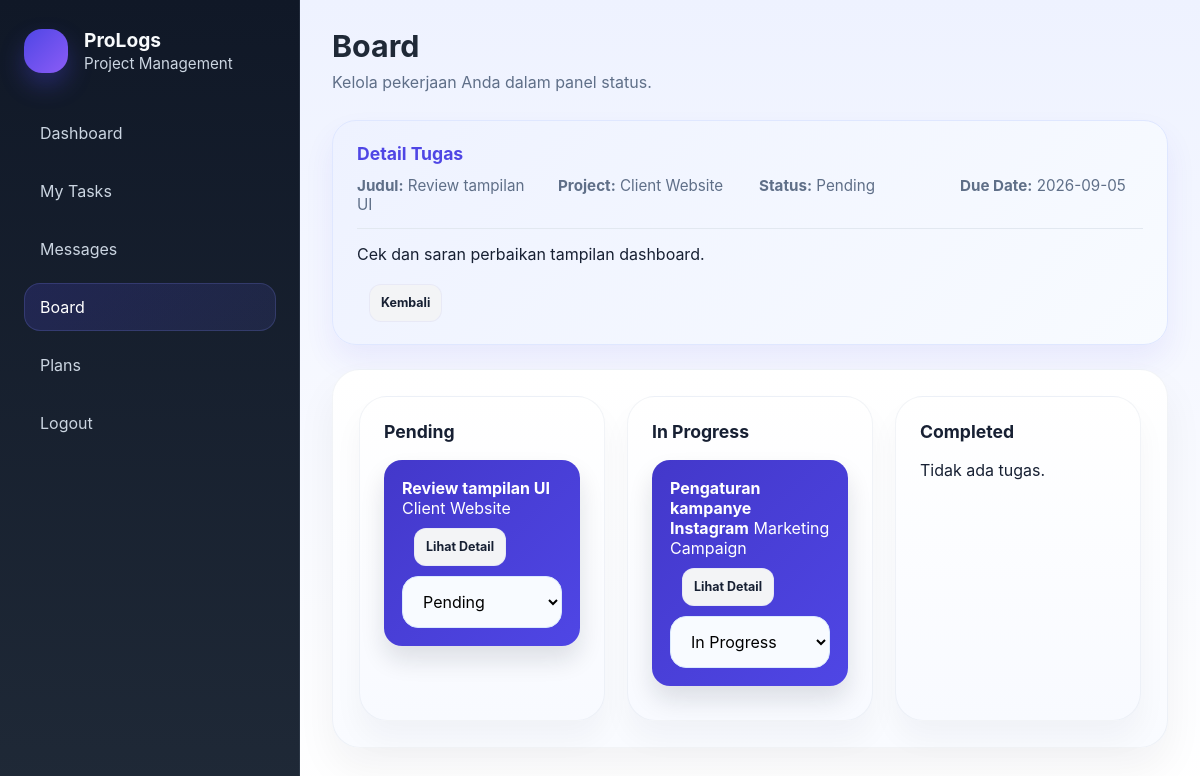
The page /board.php?detail=1 (signed in) on the database its author committed.
### tables this page shows
CREATE TABLE IF NOT EXISTS tasks (
    id INT AUTO_INCREMENT PRIMARY KEY,
    project_id INT NOT NULL,
    title VARCHAR(150) NOT NULL,
    description TEXT,
    assigned_user_id INT NOT NULL,
    status VARCHAR(50) NOT NULL DEFAULT 'Pending',
    due_date DATE NULL,
    created_at TIMESTAMP DEFAULT CURRENT_TIMESTAMP,
    FOREIGN KEY (project_id) REFERENCES projects(id) ON DELETE CASCADE,
    FOREIGN KEY (assigned_user_id) REFERENCES users(id) ON DELETE CASCADE
);

CREATE TABLE IF NOT EXISTS projects (
    id INT AUTO_INCREMENT PRIMARY KEY,
    name VARCHAR(150) NOT NULL,
    description TEXT,
    project_file VARCHAR(255) NULL,
    status VARCHAR(50) NOT NULL DEFAULT 'Active',
    created_at TIMESTAMP DEFAULT CURRENT_TIMESTAMP
);

### db.php (called while the page is built, shortened)
<?php
$config = require __DIR__ . '/config.php';
function db()
{
    static $pdo = null;
    if ($pdo === null) {
        global $config;
        if (!empty($config['db_socket'])) {
            $dsn = sprintf(
                'mysql:dbname=%s;charset=%s;unix_socket=%s',
                $config['db_name'],
                $config['db_charset'],
                $config['db_socket']
            );
        }
        $pdo = new PDO($dsn, $config['db_user'], $config['db_pass'], [
            PDO::ATTR_ERRMODE => PDO::ERRMODE_EXCEPTION,
            PDO::ATTR_DEFAULT_FETCH_MODE => PDO::FETCH_ASSOC,
        ]);
        seedSampleData($pdo);
    }
    return $pdo;
}
function seedSampleData(PDO $pdo)
{
    try {
        $pdo->exec("CREATE TABLE IF NOT EXISTS clients (
            id INT AUTO_INCREMENT PRIMARY KEY,
            name VARCHAR(150) NOT NULL,
            email VARCHAR(150) NOT NULL,
            client_file VARCHAR(255) NULL,
            created_at TIMESTAMP DEFAULT CURRENT_TIMESTAMP
        ) ENGINE=InnoDB DEFAULT CHARSET=utf8mb4");
        $pdo->exec("ALTER TABLE clients ADD COLUMN IF NOT EXISTS client_file VARCHAR(255) NULL AFTER email");
        $pdo->exec("CREATE TABLE IF NOT EXISTS notifications (
            id INT AUTO_INCREMENT PRIMARY KEY,
            user_id INT NULL,
            title VARCHAR(150) NOT NULL,
            message TEXT NOT NULL,
            is_read TINYINT(1) NOT NULL DEFAULT 0,
            created_at TIMESTAMP DEFAULT CURRENT_TIMESTAMP,
            FOREIGN KEY (user_id) REFERENCES users(id) ON DELETE CASCADE
        ) ENGINE=InnoDB DEFAULT CHARSET=utf8mb4");
        $pdo->exec("CREATE TABLE IF NOT EXISTS messages (
            id INT AUTO_INCREMENT PRIMARY KEY,
            sender_user_id INT NOT NULL,
            receiver_user_id INT NULL,
            subject VARCHAR(150) NOT NULL,
            message TEXT NOT NULL,
            created_at TIMESTAMP DEFAULT CURRENT_TIMESTAMP,
            FOREIGN KEY (sender_user_id) REFERENCES users(id) ON DELETE CASCADE,
            FOREIGN KEY (receiver_user_id) REFERENCES users(id) ON DELETE SET NULL
        ) ENGINE=InnoDB DEFAULT CHARSET=utf8mb4");
        $pdo->exec("CREATE TABLE IF NOT EXISTS plans (
            id INT AUTO_INCREMENT PRIMARY KEY,
            user_id INT NOT NULL,
            title VARCHAR(150) NOT NULL,
            notes TEXT,
            due_date DATE NULL,
            status VARCHAR(50) NOT NULL DEFAULT 'Planned',
            created_at TIMESTAMP DEFAULT CURRENT_TIMESTAMP,
            FOREIGN KEY (user_id) REFERENCES users(id) ON DELETE CASCADE
        ) ENGINE=InnoDB DEFAULT CHARSET=utf8mb4");
        $pdo->exec("CREATE TABLE IF NOT EXISTS projects (
            id INT AUTO_INCREMENT PRIMARY KEY,
            name VARCHAR(150) NOT NULL,
            description TEXT,
            project_file VARCHAR(255) NULL,
            status VARCHAR(50) NOT NULL DEFAULT 'Active',
            created_at TIMESTAMP DEFAULT CURRENT_TIMESTAMP
        ) ENGINE=InnoDB DEFAULT CHARSET=utf8mb4");
        $pdo->exec("ALTER TABLE projects ADD COLUMN IF NOT EXISTS project_file VARCHAR(255) NULL AFTER description");
        $pdo->exec("CREATE TABLE IF NOT EXISTS activity_logs (
            id INT AUTO_INCREMENT PRIMARY KEY,
            user_id INT NULL,
            module VARCHAR(100) NOT NULL,
            action VARCHAR(100) NOT NULL,
            details TEXT NULL,
            created_at TIMESTAMP DEFAULT CURRENT_TIMESTAMP,
            FOREIGN KEY (user_id) REFERENCES users(id) ON DELETE SET NULL
        ) ENGINE=InnoDB DEFAULT CHARSET=utf8mb4");
        $pdo->exec("ALTER TABLE tasks ADD COLUMN IF NOT EXISTS task_file VARCHAR(255) NULL AFTER description");
    } catch (PDOException $e) {
        return;
    }
    try {
        $userCount = $pdo->query('SELECT COUNT(*) AS total FROM users')->fetch(PDO::FETCH_ASSOC);
    } catch (PDOException $e) {
        return;
    }
    try {
        $clientCount = $pdo->query('SELECT COUNT(*) AS total FROM clients')->fetch(PDO::FETCH_ASSOC);
    } catch (PDOException $e) {
        return;
    }
    try {
        $projectCount = $pdo->query('SELECT COUNT(*) AS total FROM projects')->fetch(PDO::FETCH_ASSOC);
    } catch (PDOException $e) {
        return;
    }
    try {
        $notificationCount = $pdo->query('SELECT COUNT(*) AS total FROM notifications')->fetch(PDO::FETCH_ASSOC);
    } catch (PDOException $e) {
        return;
    }
    try {
        $messageCount = $pdo->query('SELECT COUNT(*) AS total FROM messages')->fetch(PDO::FETCH_ASSOC);
    } catch (PDOException $e) {
        return;
    }
    try {
        $planCount = $pdo->query('SELECT COUNT(*) AS total FROM plans')->fetch(PDO::FETCH_ASSOC);
    } catch (PDOException $e) {
        return;
    }
    try {
        $activityCount = $pdo->query('SELECT COUNT(*) AS total FROM activity_logs')->fetch(PDO::FETCH_ASSOC);
    } catch (PDOException $e) {
        return;
    }
    if (!$activityCount || intval($activityCount['total']) === 0) {
        $adminUser = $pdo->query("SELECT id FROM users WHERE role = 'admin' LIMIT 1")->fetch(PDO::FETCH_ASSOC);
        if ($adminUser) {
            $pdo->exec("INSERT INTO activity_logs (user_id, module, action, details, created_at) VALUES
                (" . intval($adminUser['id']) . ", 'dashboard', 'login', 'Admin login berhasil.', NOW()),
                (" . intval($adminUser['id']) . ", 'projects', 'create', 'Project Client Website dibuat.', NOW()),
                (" . intval($adminUser['id']) . ", 'tasks', 'create', 'Tugas review UI dibuat untuk user.', NOW())");
        }
    }
    try {
        $taskCount = $pdo->query('SELECT COUNT(*) AS total FROM tasks')->fetch(PDO::FETCH_ASSOC);
    } catch (PDOException $e) {
        return;
    }
}
function fetchAll($sql, $params = [])
{
    $stmt = db()->prepare($sql);
    $stmt->execute($params);
    return $stmt->fetchAll();
}
function fetchOne($sql, $params = [])
{
    $stmt = db()->prepare($sql);
    $stmt->execute($params);
    return $stmt->fetch();
}

### board.php (the view, shortened to what this page needs)
<?php
require_once __DIR__ . '/db.php';
$user = $_SESSION['user'];
$detailTaskId = isset($_GET['detail']) ? (int)$_GET['detail'] : 0;
$detailTask = null;
if ($detailTaskId) {
    $detailTask = fetchOne(
        'SELECT t.*, p.name AS project_name, u.name AS assignee_name FROM tasks t JOIN projects p ON p.id = t.project_id JOIN users u ON u.id = t.assigned_user_id WHERE t.id = :id AND t.assigned_user_id = :uid',
        [':id' => $detailTaskId, ':uid' => $user['id']]
    );
}
$statuses = ['Pending', 'In Progress', 'Completed'];
$tasks = fetchAll('SELECT t.*, p.name AS project_name FROM tasks t JOIN projects p ON p.id = t.project_id WHERE t.assigned_user_id = :uid ORDER BY FIELD(t.status, "Pending","In Progress","Completed")', [':uid' => $user['id']]);
?>
<!DOCTYPE html>
<html lang="id">
<head>
    <link rel="stylesheet" href="assets/css/style.css">
</head>
<body>
    <div class="app-shell">
        <aside class="sidebar">
            <div class="logo">
                <div class="logo-mark"></div>
                <div>
                    <strong>ProLogs</strong>
                    <p>Project Management</p>
                </div>
            </div>
            <nav class="menu">
                <a class="menu-item" href="dashboard.php">Dashboard</a>
                <a class="menu-item" href="tasks.php">My Tasks</a>
                <a class="menu-item" href="messages.php">Messages</a>
                <a class="menu-item active" href="board.php">Board</a>
                <a class="menu-item" href="plans.php">Plans</a>
                <a class="menu-item" href="logout.php">Logout</a>
            </nav>
        </aside>
        <main class="main-content">
            <header class="topbar">
                <div class="page-title">
                    <h2>Board</h2>
                    <p>Kelola pekerjaan Anda dalam panel status.</p>
                </div>
            </header>
            <?php if ($detailTask): ?>
                <section class="detail-panel">
                    <h4>Detail Tugas</h4>
                    <div class="detail-meta">
                        <div><strong>Judul:</strong> <?php echo htmlspecialchars($detailTask['title']); ?></div>
                        <div><strong>Project:</strong> <?php echo htmlspecialchars($detailTask['project_name']); ?></div>
                        <div><strong>Status:</strong> <?php echo htmlspecialchars($detailTask['status']); ?></div>
                        <div><strong>Due Date:</strong> <?php echo htmlspecialchars($detailTask['due_date'] ?: '-'); ?></div>
                    </div>
                    <div class="detail-body"><?php echo nl2br(htmlspecialchars($detailTask['description'] ?: 'Tidak ada deskripsi tambahan.')); ?></div>
                    <div style="margin-top: 16px;">
                        <a class="button-link secondary" href="board.php">Kembali</a>
                    </div>
                </section>
            <?php endif; ?>
            <section class="panel">
                <div class="secondary-grid">
                    <?php foreach ($statuses as $status): ?>
                        <div class="small-card">
                            <h4><?php echo htmlspecialchars($status); ?></h4>
                            <?php $items = array_values(array_filter($tasks, fn($task) => $task['status'] === $status)); ?>
                            <?php if (empty($items)): ?>
                                <p>Tidak ada tugas.</p>
                            <?php else: ?>
                                <?php foreach ($items as $task): ?>
                                    <div class="task-item blue" style="margin-bottom:10px; display:block;">
                                        <strong><?php echo htmlspecialchars($task['title']); ?></strong>
                                        <span><?php echo htmlspecialchars($task['project_name']); ?></span>
                                        <div style="margin-top:10px;">
                                            <a class="button-link secondary" href="board.php?detail=<?php echo (int)$task['id']; ?>">Lihat Detail</a>
                                        </div>
                                        <form method="post" style="margin-top:10px;">
                                            <select name="status" onchange="this.form.submit()">
                                                <?php foreach ($statuses as $statusOption): ?>
                                                    <option value="<?php echo htmlspecialchars($statusOption); ?>" <?php echo $task['status'] === $statusOption ? 'selected' : ''; ?>><?php echo htmlspecialchars($statusOption); ?></option>
                                                <?php endforeach; ?>
                                            </select>
                                        </form>
                                    </div>
                                <?php endforeach; ?>
                            <?php endif; ?>
                        </div>
                    <?php endforeach; ?>
                </div>
            </section>
        </main>
    </div>
</body>
</html>

### assets/css/style.css (style rules this page uses)
:root { --bg: #edf2ff; --bg-deep: #dfe8ff; --surface: #ffffff; --surface-2: #f7f9ff; --surface-soft: #f4f7ff; --text: #172033; --muted: #5f6f88; --primary: #4f46e5; --primary-strong: #312e81; --primary-soft: #eef2ff; --success: #16a34a; --warning: #f59e0b; --error: #ef4444; --dark: #101827; --dark-soft: #1f2937; --shadow: 0 22px 48px rgba(15, 23, 42, 0.08); --shadow-strong: 0 18px 40px rgba(79, 70, 229, 0.14); }
* { box-sizing: border-box; }
body { margin: 0; font-family: Inter, system-ui, -apple-system, BlinkMacSystemFont, 'Segoe UI', sans-serif; background: linear-gradient(180deg, #eef2ff 0%, #ffffff 100%); color: var(--text); }
button, input, select, textarea { font: inherit; }
input[type="text"], input[type="email"], input[type="password"], input[type="search"], input[type="date"], select, textarea { width: 100%; padding: 14px 16px; border-radius: 16px; border: 1px solid #dbeafe; background: #f8fbff; outline: none; transition: border-color 0.2s ease; }
.button-link { display: inline-flex; align-items: center; justify-content: center; gap: 6px; min-height: 38px; padding: 9px 12px; border-radius: 12px; background: #eef2ff; color: var(--primary); font-weight: 700; font-size: 0.78rem; line-height: 1; transition: all 0.2s ease; box-shadow: inset 0 0 0 1px rgba(99, 102, 241, 0.08); }
.button-link.secondary { background: #f3f4f6; color: var(--text); margin-left: 12px; }
.detail-panel { margin-bottom: 24px; padding: 22px 24px; background: linear-gradient(135deg, #eef2ff 0%, #f8fbff 100%); border: 1px solid #dfe7ff; border-radius: 24px; box-shadow: 0 16px 30px rgba(79, 70, 229, 0.08); }
.detail-panel h4 { margin: 0 0 12px; color: var(--primary); font-size: 1.1rem; }
.detail-meta { display: grid; grid-template-columns: repeat(auto-fit, minmax(180px, 1fr)); gap: 12px 18px; margin-bottom: 14px; color: var(--muted); font-size: 0.95rem; }
.detail-body { padding-top: 12px; border-top: 1px solid #e2e8f0; color: var(--text); line-height: 1.7; white-space: pre-wrap; }
a { text-decoration: none; color: inherit; }
.app-shell { display: grid; grid-template-columns: 300px 1fr; min-height: 100vh; }
.sidebar { background: linear-gradient(180deg, var(--dark) 0%, var(--dark-soft) 100%); color: #f8fafc; display: flex; flex-direction: column; padding: 28px 24px; box-shadow: inset -1px 0 0 rgba(148, 163, 184, 0.12); }
.logo { display: flex; align-items: center; gap: 16px; margin-bottom: 36px; }
.logo-mark { width: 44px; height: 44px; border-radius: 18px; background: linear-gradient(135deg, #4f46e5, #8b5cf6); box-shadow: 0 12px 24px rgba(79, 70, 229, 0.32); }
.logo strong { display: block; font-size: 1.2rem; }
.logo p { margin: 2px 0 0; color: #cbd5e1; font-size: 0.95rem; }
.menu { display: grid; gap: 10px; }
.menu-item { display: block; padding: 14px 16px; border-radius: 16px; color: #cbd5e1; transition: all 0.2s ease; }
.menu-item.active, .menu-item:hover { background: linear-gradient(135deg, rgba(79, 70, 229, 0.2), rgba(99, 102, 241, 0.12)); color: #fff; box-shadow: inset 0 0 0 1px rgba(129, 140, 248, 0.2); }
.main-content { padding: 28px 32px; }
.topbar { display: flex; justify-content: space-between; align-items: center; gap: 20px; margin-bottom: 28px; }
.page-title h2 { margin: 0; font-size: 1.9rem; color: var(--dark-soft); }
.page-title p { margin: 8px 0 0; color: var(--muted); }
.panel { background: linear-gradient(180deg, #ffffff 0%, #f9fbff 100%); border: 1px solid rgba(148, 163, 184, 0.12); border-radius: 28px; padding: 26px; box-shadow: 0 20px 40px rgba(15, 23, 42, 0.05); }
.secondary-grid { display: grid; grid-template-columns: repeat(3, minmax(0, 1fr)); gap: 22px; }
.small-card, .task-board { background: linear-gradient(180deg, #ffffff 0%, #f8faff 100%); border: 1px solid rgba(148, 163, 184, 0.12); border-radius: 28px; padding: 24px; box-shadow: 0 18px 30px rgba(15, 23, 42, 0.04); }
.small-card h4 { margin-top: 0; margin-bottom: 18px; font-size: 1.1rem; }
.task-item { border-radius: 18px; padding: 18px; color: #fff; display: flex; justify-content: space-between; align-items: center; box-shadow: 0 14px 24px rgba(15, 23, 42, 0.12); }
.task-item.blue { background: linear-gradient(135deg, #4338ca 0%, #4f46e5 100%); }

### rows shown on the page
tasks: title "Review tampilan UI", project.name "Client Website", status "Pending", due_date "2026-09-05", description "Cek dan saran perbaikan tampilan dashboard."
tasks: title "Pengaturan kampanye Instagram", project.name "Marketing Campaign", status "In Progress"

### other values the page prints
$status "Pending"
$status "In Progress"
$status "Completed"
